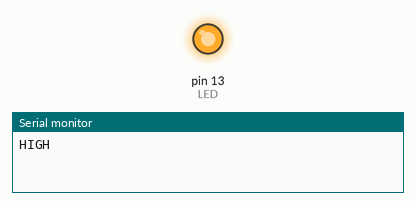
Bench run of a sketch on a simulated Arduino Uno, built with avr-gcc and run on an emulated ATmega328P. Parts: output pins drawn as LEDs (lit = HIGH), the last lines printed to the serial monitor.

Above: at 0.3 s.
At 4.8 s:
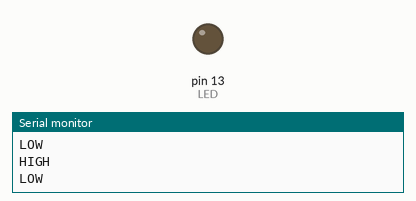
Timing chart, 0 to 6.9 s (numbered marks = the images above):
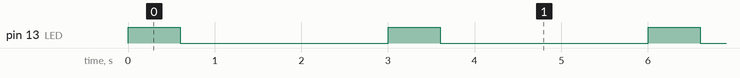

The sketch:

practica2.ino
```cpp
// 2400 off
// 600 on
const int LED = 13;
const float semiCicloBajo = 0.8;
const float semiCicloAlto = 0.2;

float f = 0.3333f;

void setup() {
  Serial.begin(9600);
  pinMode(LED, OUTPUT);
}

void loop() {

  float tiempoTotal = 1 / f * 1000;
  float tiempoBajo = semiCicloBajo * tiempoTotal;
  float tiempoAlto = semiCicloAlto * tiempoTotal;

  digitalWrite(LED, HIGH);
  Serial.println("HIGH");
  delay(tiempoAlto);

  digitalWrite(LED, LOW);
  Serial.println("LOW");
  delay(tiempoBajo);

}
```

Measured:
- by itself, pin 13 (LED): alternates HIGH for 0.60 s and LOW for 2.4 s
